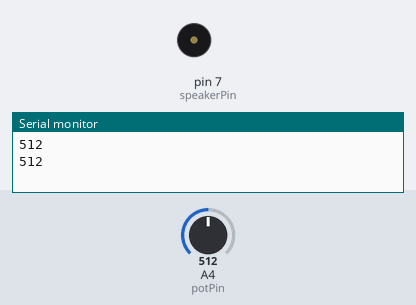
A sketch run on a simulated Arduino Uno, built with avr-gcc and run on an emulated ATmega328P. Shown: buzzer (waves = sounding), the last lines printed to the serial monitor. The inputs (shaded band) are chosen by the test bench; at power-on: A4 (potPin) = 512.

Above: at 1.7 s.
1.8 s: A4 (potPin) set to 90
At 2.2 s:
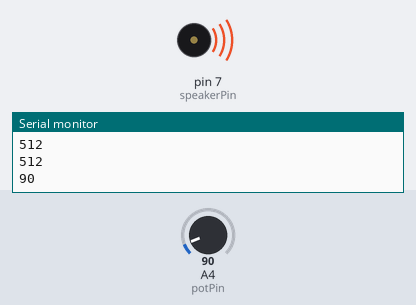
5.3 s: A4 (potPin) set to 0
At 6.8 s:
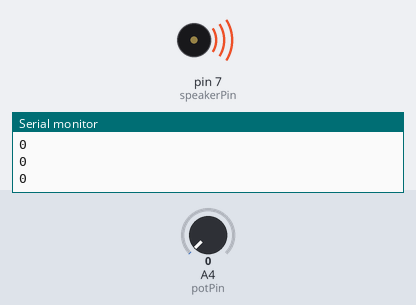
7.1 s: A4 (potPin) set to 110
At 7.94 s:
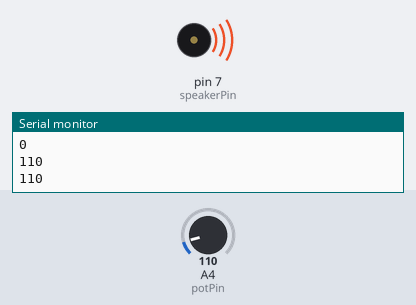
Timing chart, 0 to 16.6 s (numbered marks = the images above; inputs shaded):
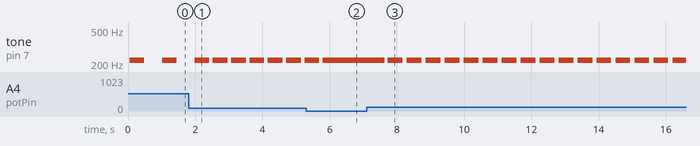

The sketch:

Potentiometer.ino
```cpp
int potPin = 4;
int speakerPin = 7;
int A = 2270;

void setup() {
  Serial.begin(9600);

  pinMode(speakerPin, OUTPUT);
}

void loop() {
  int val = analogRead(potPin);
  //int mappedVal = map(val, 0, 990, 50, 2);
  Serial.println(val);
  for (int i = 0; i < 100; i++) {
    digitalWrite(speakerPin, HIGH);
    delayMicroseconds(A);
    digitalWrite(speakerPin, LOW);
    delayMicroseconds(A);
  }
  delay(val);
}
```

Measured:
- after the input at 1.8 s, tone on pin 7 (speakerPin): alternates 220 Hz for 0.44 s and silent for 0.10 s, starting after 0.73 s
- after the input at 5.3 s, tone on pin 7 (speakerPin): goes on until 5.8 s, then stays 220 Hz
- after the input at 7.1 s, tone on pin 7 (speakerPin): alternates 220 Hz for 0.44 s and silent for 0.13 s, starting after 0.54 s
- by itself, tone on pin 7 (speakerPin): alternates 220 Hz for 0.44 s and silent for 0.53 s
